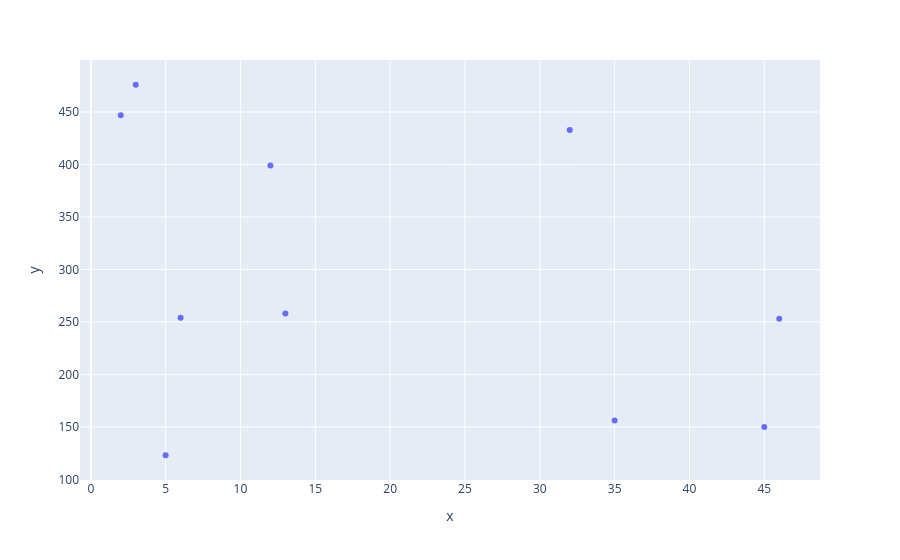

Notebook code cell kept with this figure:
### Code cell
import plotly.express as px
import random
x = np.array(random.sample(range(1, 50), 10))
y = np.array(random.sample(range(100, 500), 10))
fig = px.scatter(x=x, y=y)
fig.show()

### Figure 1 — Plotly figure (JSON) as saved in the notebook; plotly's stock layout.template omitted (floating-point values rounded to 4 significant figures)
{"data": [{"hovertemplate": "x=%{x}<br>y=%{y}<extra></extra>", "legendgroup": "", "marker": {"color": "#636efa", "symbol": "circle"}, "mode": "markers", "name": "", "orientation": "v", "showlegend": false, "type": "scatter", "x": [6, 13, 12, 2, 32, 45, 5, 3, 46, 35], "xaxis": "x", "y": [254, 258, 399, 447, 433, 150, 123, 476, 253, 156], "yaxis": "y"}], "layout": {"legend": {"tracegroupgap": 0}, "margin": {"t": 60}, "xaxis": {"anchor": "y", "domain": [0, 1], "title": {"text": "x"}}, "yaxis": {"anchor": "x", "domain": [0, 1], "title": {"text": "y"}}}}
